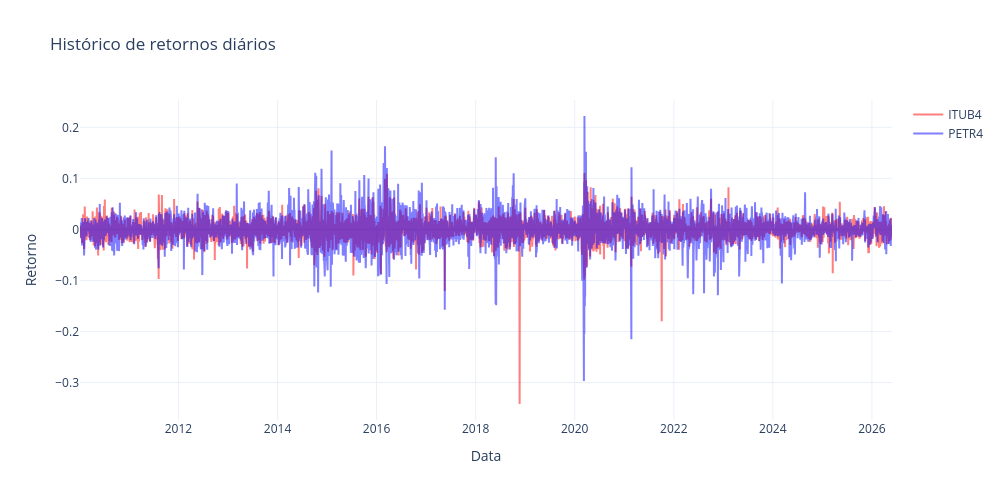

Notebook code for this chart:
### Markdown cell above
## 2. Historico retornos diarios

### Code cell
# convertendo data
df_unif['date'] = pd.to_datetime(df_unif['date'])

cores = ['red', 'blue']
cols_retorno = ['retorno_ITUB4', 'retorno_PETR4']

# Criando figura interativa com plotly
fig = go.Figure()

for col, cor in zip(cols_retorno, cores):
    fig.add_trace(go.Scatter(
        x=df_unif['date'],
        y=df_unif[col],
        mode='lines',
        name=col.replace('retorno_', ''),
        line=dict(color=cor, width=2),
        opacity=0.5
    ))

fig.update_layout(
    title='Histórico de retornos diários',
    xaxis_title='Data',
    yaxis_title='Retorno',
    hovermode='x unified',
    template='plotly_white',
    height=500,
    width=1000
)

fig.show()

### Figure 1 — Plotly figure (JSON) as saved in the notebook; plotly's stock layout.template omitted (floating-point values rounded to 4 significant figures; data arrays with more than 128 entries replaced by an {"elided": "..."} marker saying what was removed)
{"data": [{"line": {"color": "red", "width": 2}, "mode": "lines", "name": "ITUB4", "opacity": 0.5, "type": "scatter", "x": {"elided": "4054 str values"}, "y": {"elided": "4054 float values"}}, {"line": {"color": "blue", "width": 2}, "mode": "lines", "name": "PETR4", "opacity": 0.5, "type": "scatter", "x": {"elided": "4054 str values"}, "y": {"elided": "4054 float values"}}], "layout": {"height": 500, "hovermode": "x unified", "title": {"text": "Histórico de retornos diários"}, "width": 1000, "xaxis": {"title": {"text": "Data"}}, "yaxis": {"title": {"text": "Retorno"}}}}
